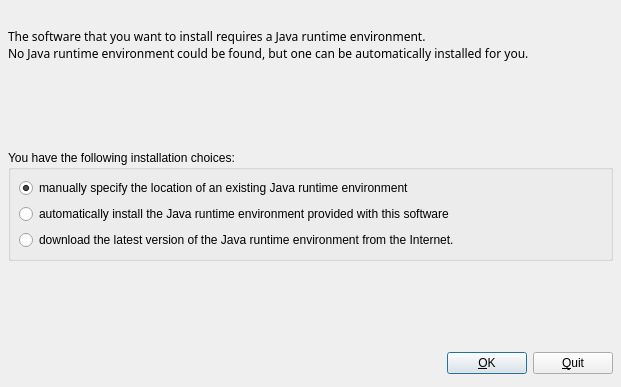
<ui version="4.0" >
 <author></author>
 <comment></comment>
 <exportmacro></exportmacro>
 <class>ResolveDialog</class>
 <widget class="QDialog" name="ResolveDialog" >
  <property name="geometry" >
   <rect>
    <x>0</x>
    <y>0</y>
    <width>621</width>
    <height>387</height>
   </rect>
  </property>
  <property name="windowTitle" >
   <string>IzPack launcher</string>
  </property>
  <property name="windowIcon" >
   <iconset resource="resources.qrc" >:/img/img/kpackage_32.png</iconset>
  </property>
  <layout class="QVBoxLayout" >
   <property name="margin" >
    <number>8</number>
   </property>
   <property name="spacing" >
    <number>6</number>
   </property>
   <item>
    <widget class="QLabel" name="label_2" >
     <property name="text" >
      <string/>
     </property>
     <property name="pixmap" >
      <pixmap resource="resources.qrc" >:/img/img/kpackage_48.png</pixmap>
     </property>
    </widget>
   </item>
   <item>
    <widget class="QLabel" name="label" >
     <property name="text" >
      <string>&lt;html>&lt;head>&lt;meta name=&quot;qrichtext&quot; content=&quot;1&quot; />&lt;/head>&lt;body style=&quot; white-space: pre-wrap; font-family:Sans Serif; font-weight:400; font-style:normal; text-decoration:none;&quot;>&lt;p style=&quot; margin-top:0px; margin-bottom:0px; margin-left:0px; margin-right:0px; -qt-block-indent:0; text-indent:0px;&quot;>The software that you want to install requires a Java runtime environment.&lt;/p>&lt;p style=&quot; margin-top:0px; margin-bottom:0px; margin-left:0px; margin-right:0px; -qt-block-indent:0; text-indent:0px;&quot;>No Java runtime environment could be found, but one can be automatically installed for you.&lt;/p>&lt;/body>&lt;/html></string>
     </property>
    </widget>
   </item>
   <item>
    <spacer>
     <property name="orientation" >
      <enum>Qt::Vertical</enum>
     </property>
     <property name="sizeHint" >
      <size>
       <width>20</width>
       <height>40</height>
      </size>
     </property>
    </spacer>
   </item>
   <item>
    <widget class="QGroupBox" name="groupBox" >
     <property name="title" >
      <string>You have the following installation choices:</string>
     </property>
     <layout class="QVBoxLayout" >
      <property name="margin" >
       <number>8</number>
      </property>
      <property name="spacing" >
       <number>6</number>
      </property>
      <item>
       <widget class="QRadioButton" name="manualRadioButton" >
        <property name="text" >
         <string>manually specify the location of an existing Java runtime environment</string>
        </property>
        <property name="checked" >
         <bool>true</bool>
        </property>
       </widget>
      </item>
      <item>
       <widget class="QRadioButton" name="providedRadioButton" >
        <property name="text" >
         <string>automatically install the Java runtime environment provided with this software</string>
        </property>
       </widget>
      </item>
      <item>
       <widget class="QRadioButton" name="downloadRadioButton" >
        <property name="text" >
         <string>download the latest version of the Java runtime environment from the Internet.</string>
        </property>
       </widget>
      </item>
     </layout>
    </widget>
   </item>
   <item>
    <spacer>
     <property name="orientation" >
      <enum>Qt::Vertical</enum>
     </property>
     <property name="sizeHint" >
      <size>
       <width>20</width>
       <height>40</height>
      </size>
     </property>
    </spacer>
   </item>
   <item>
    <layout class="QHBoxLayout" >
     <property name="margin" >
      <number>0</number>
     </property>
     <property name="spacing" >
      <number>6</number>
     </property>
     <item>
      <spacer>
       <property name="orientation" >
        <enum>Qt::Horizontal</enum>
       </property>
       <property name="sizeHint" >
        <size>
         <width>131</width>
         <height>31</height>
        </size>
       </property>
      </spacer>
     </item>
     <item>
      <widget class="QPushButton" name="okButton" >
       <property name="text" >
        <string>&amp;OK</string>
       </property>
       <property name="default" >
        <bool>true</bool>
       </property>
      </widget>
     </item>
     <item>
      <widget class="QPushButton" name="quitButton" >
       <property name="text" >
        <string>&amp;Quit</string>
       </property>
      </widget>
     </item>
    </layout>
   </item>
  </layout>
 </widget>
 <pixmapfunction></pixmapfunction>
 <resources>
  <include location="resources.qrc" />
 </resources>
 <connections>
  <connection>
   <sender>okButton</sender>
   <signal>clicked()</signal>
   <receiver>ResolveDialog</receiver>
   <slot>accept()</slot>
   <hints>
    <hint type="sourcelabel" >
     <x>278</x>
     <y>253</y>
    </hint>
    <hint type="destinationlabel" >
     <x>96</x>
     <y>254</y>
    </hint>
   </hints>
  </connection>
  <connection>
   <sender>quitButton</sender>
   <signal>clicked()</signal>
   <receiver>ResolveDialog</receiver>
   <slot>reject()</slot>
   <hints>
    <hint type="sourcelabel" >
     <x>369</x>
     <y>253</y>
    </hint>
    <hint type="destinationlabel" >
     <x>179</x>
     <y>282</y>
    </hint>
   </hints>
  </connection>
 </connections>
</ui>
